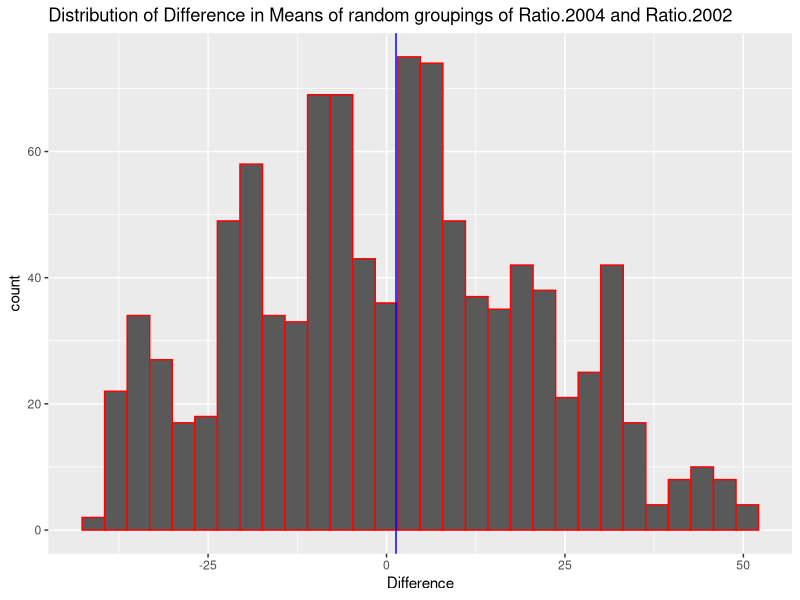
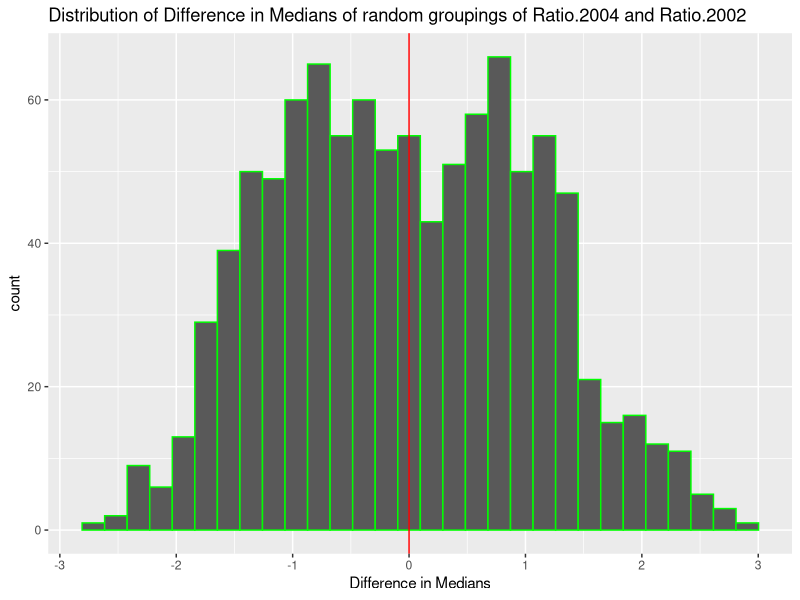
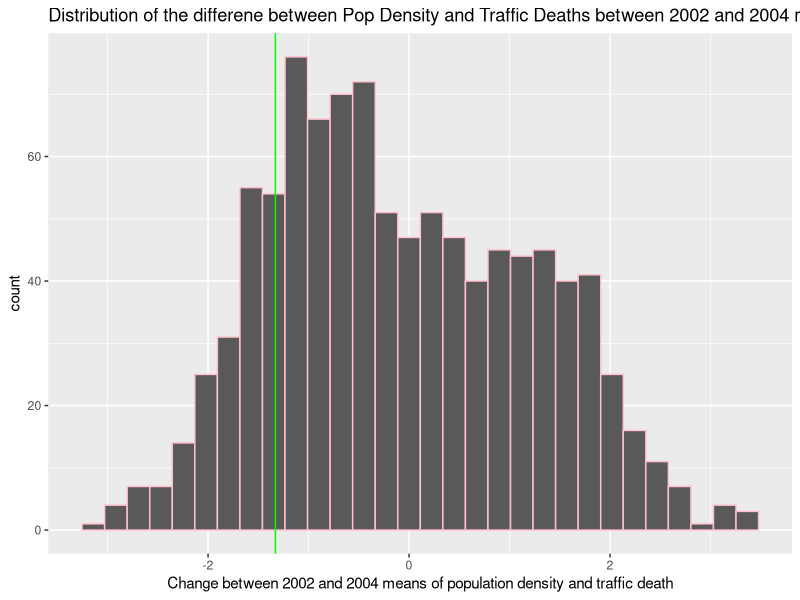

The R script that drew these images, in order:
## ---- chunk 1
knitr::opts_chunk$set(echo = FALSE, warning = FALSE, message = FALSE)
## ---- chunk 2
library(tidyverse)
trafficData <- read_csv("TrafficDeathsPer1000.csv")%>%
  rename(Country = "Traffic mortality per 100,000, age adjusted")
populationDensity <- read_csv("PopulationDensity.csv")%>%
  rename(Country = "Population density (per square km)")

trafficDataReal <- trafficData %>%
  select(Country,`2002`,`2004`)
trafficDataReal$`2002` <- as.numeric(trafficDataReal$`2002`)
trafficDataReal$`2004` <- as.numeric(trafficDataReal$`2004`)

populationDensityReal <- populationDensity %>%
  select(Country,`2002`,`2004`)
populationDensityReal$`2002` <- as.numeric(populationDensityReal$`2002`)
populationDensityReal$`2004` <- as.numeric(populationDensityReal$`2004`)


mergedData <- trafficDataReal %>%
  inner_join(populationDensityReal, by = "Country", suffix = c(".trafficDeath",".popDensity"))

mergedDataReal <- na.omit(mergedData)
## ---- chunk 3

trafficDataAdam <- na.omit(trafficDataReal) %>%
  select(`2002`,`2004`)
  
as_tibble(trafficDataAdam)%>%
  map_dbl(mean)
## ---- chunk 4
mergedDataAdam <- mergedDataReal %>%
  select(2:5)

myColSummary <- function(df,myFun){
  myOut <- vector("double", length(df))
  for(i in seq(df)){
    myOut[i] <- myFun(df[[i]])
  }
  return(myOut)
}
myColSummary(mergedDataAdam,mean)
myColSummary(mergedDataAdam,sd)

## ---- chunk 5
AdamData <- mergedDataReal %>%
  mutate(Ratio.2002 = `2002.popDensity` / `2002.trafficDeath`, 
         Ratio.2004 = `2004.popDensity` / `2004.trafficDeath`)
#higher the ratio, lower the traffic deaths relative to population density

mean2002 <- AdamData %>%
  select(Ratio.2002)%>%
  summarise(mean = mean(Ratio.2002))
mean2004 <- AdamData %>%
  select(Ratio.2004)%>%
  summarise(mean = mean(Ratio.2004))

differenceActual = mean2004 - mean2002

testData <- AdamData %>%
  select(Ratio.2002, Ratio.2004)

combined <- c(testData$Ratio.2002, testData$Ratio.2004)

permutationAdam <- function(perms = 1000, values, n1)
{
  outputMean <- vector("double", perms)
  for (i in c(1:perms))
  {
    # Randomly separate vector "values" into disjoint 
    # groups of size "n1" and "length(values) - n1" respectively
    
    vector1 <- sample(values, n1)
    vector2 <- setdiff(values, vector1)

    # Compute the sample means for the two groups from 
    firstMean <- mean(vector1)
    secondMean <- mean(vector2)
    
    # Compute the difference in sample means
    meanDifference <- firstMean - secondMean
    
    outputMean[i] <- meanDifference
  }
  # Return new updated vector, created in step 1
  return(outputMean)
}

resultAdam <- permutationAdam(1000,combined,150)

ggplot()+
  geom_histogram(aes(x=resultAdam), col = "red")+
  geom_vline(xintercept = 1.33, col = "blue")+
  labs(title="Distribution of Difference in Means of random groupings of Ratio.2004 and Ratio.2002")+
  xlab("Difference")

percentileData <- sum(resultAdam<1.33)/1000
percentileData
## ---- chunk 6

TrafficRichard <- na.omit(trafficDataReal) %>%
  select(`2002`,`2004`)

as_tibble(TrafficRichard)%>%
  map_dbl(median)
## ---- chunk 7
mergedRichardData <- mergedDataReal %>%
  select(2:5)

myColSummary <- function(df,myFun){
  myOut <- vector("double", length(df))
  for(i in seq(df)){
    myOut[i] <- myFun(df[[i]])
  }
  return(myOut)
}
myColSummary(mergedRichardData,median)
myColSummary(mergedRichardData,sd)

## ---- chunk 8
RichardData <- mergedDataReal %>%
mutate(Ratio.2002 = `2002.popDensity` / `2002.trafficDeath`, 
Ratio.2004 = `2004.popDensity` / `2004.trafficDeath`)
#higher the ratio, lower the traffic deaths relative to population density

median2002 <- RichardData %>%
select(Ratio.2002)%>%
summarise(median = median(Ratio.2002))
median2004 <- RichardData %>%
select(Ratio.2004)%>%
summarise(median = median(Ratio.2004))

differenceActual = median2004 - median2002

RichardTestData <- RichardData %>%
select(Ratio.2002, Ratio.2004)

combined <- c(RichardTestData$Ratio.2002, RichardTestData$Ratio.2004)

permutationRichard <- function(perms = 1000, values, n1)
{
  outputMedian <- vector("double", perms)
  for (i in c(1:perms))
  {
  # Randomly separate vector "values" into disjoint 
  # groups of size "n1" and "length(values) - n1" respectively
  
  vector1 <- sample(values, n1)
  vector2 <- setdiff(values, vector1)
  
  # Compute the sample means for the two groups from 
  firstMedian <- median(vector1)
  secondMedian <- median(vector2)
  
  # Compute the difference in sample means
  medianDifference <- firstMedian - secondMedian
  
  outputMedian[i] <- medianDifference
  }
  # Return new updated vector, created in step 1
  return(outputMedian)
}

resultRichard <- permutationRichard(1000,combined,150)

ggplot()+
geom_histogram(aes(x=resultRichard), col = "Green")+
geom_vline(xintercept = 0, col = "Red")+
labs(title="Distribution of Difference in Medians of random groupings of Ratio.2004 and Ratio.2002")+
xlab("Difference in Medians")

PercentileRichard <- sum(resultRichard<0)/1000
PercentileRichard
## ---- chunk 9
trafficErin <- na.omit(trafficDataReal) %>%
  select(`2002`,`2004`)

as_tibble(trafficErin)%>%
  map_dbl(mean)
## ---- chunk 10
mergedErin <- mergedDataReal %>%
  select(2:5)

myColSummary <- function(df,myFun){
  myOut <- vector("double", length(df))
  for(i in seq(df)){
    myOut[i] <- myFun(df[[i]])
  }
  return(myOut)
}
myColSummary(mergedErin,mean)
myColSummary(mergedErin,sd)

## ---- chunk 11
ErinData <- mergedDataReal %>%
  mutate(Ratio.diffTraff = `2004.trafficDeath` - `2002.trafficDeath`, Ratio.diffPop = `2004.popDensity` - `2002.popDensity`)
#show if it will increase in pop density and traffic deaths between 2004 and 2002.

differenceTrafficDeath <- ErinData %>%
  select(Ratio.diffTraff)%>%
  summarise(mean = mean(Ratio.diffTraff))
differencePopDensity <- ErinData %>%
  select(Ratio.diffPop)%>%
  summarise(mean = mean(Ratio.diffPop))

differenceActual = differenceTrafficDeath - differencePopDensity
differenceActual

testDataErin <- ErinData %>%
  select(Ratio.diffTraff, Ratio.diffPop)

combinedErin <- c(testDataErin$Ratio.diffTraff, testDataErin$Ratio.diffPop)

permutationErin <- function(perms = 1000, values, n1)
{
  outputMean <- vector("double", perms)
  for (i in c(1:perms))
  {
    # Randomly separate vector "values" into disjoint 
    # groups of size "n1" and "length(values) - n1" respectively
    
    vector1 <- sample(values, n1)
    vector2 <- setdiff(values, vector1)

    # Compute the sample means for the two groups from 
    firstMean <- mean(vector1)
    secondMean <- mean(vector2)
    
    # Compute the difference in sample means
    meanDifference <- firstMean - secondMean
    
    outputMean[i] <- meanDifference
  }
  # Return new updated vector, created in step 1
  return(outputMean)
}

resultErin <- permutationErin(1000,combinedErin,150)

ggplot()+
  geom_histogram(aes(x=resultErin), col = "pink")+
  geom_vline(xintercept = -1.33, col = "green")+
  labs(title="Distribution of the differene between Pop Density and Traffic Deaths between 2002 and 2004 means")+
  xlab("Change between 2002 and 2004 means of population density and traffic death")

percentileDataErin <- sum(resultErin < -1.33)/1000
percentileDataErin
## ---- chunk 12

jazz_traffic <- na.omit(trafficDataReal)%>%
  select('2002','2004')

jazz_new <- jazz_traffic%>%
  map_dbl(max)
jazz_new/5

## ---- chunk 13
merged_jazz <- mergedDataReal %>%
  select(2:5)

myCol_jazz <- function(data, real_funct) {
  
  output <- vector("double", length(data))
  
  for(i in seq.int(data)){
    
    output[i] <- (real_funct(data[[i]])/5)
    
  }
  
  return(output)
  
}

myCol_jazz(merged_jazz,max)
myCol_jazz(merged_jazz,median)



## ---- chunk 14

jazz1 <- mergedDataReal%>%
  filter(`2002.trafficDeath`> 3, `2004.trafficDeath` > 3) 

Jazz_data <- jazz1 %>%
  mutate(Ratio1.2002 = `2002.trafficDeath` / `2002.popDensity`, 
         Ratio1.2004 = `2004.trafficDeath` / `2004.popDensity`)

#higher the ratio, the higher percentage of greater than 3 traffic deaths relative to the population density per 20,000 people

max2002 <- Jazz_data %>%
  select(Ratio1.2002)%>%
  summarise(max_ = max(Ratio1.2002))
max2004 <- Jazz_data %>%
  select(Ratio1.2004)%>%
  summarise(max_1 = max(Ratio1.2004))

difference = max2004 - max2002

testing <- Jazz_data %>%
  select(Ratio1.2002, Ratio1.2004)

combined_data <- c(testing$Ratio1.2002, testing$Ratio1.2004)
combined_data
Jazz_perm <- function(perms = 1000, values, n1)
{
  outputMax <- vector("double", perms)
  for (i in c(1:perms))
  {
    # Randomly separate vector "values" into disjoint 
    # groups of size "n1" and "length(values) - n1" respectively
    
    vector1 <- sample(values, n1)
    vector2 <- setdiff(values, vector1)

    # Compute the sample medians for the two groups from 
    firstMax <- max(vector1)
    secondMax <- max(vector2)
    
    # Compute the difference in sample medians
    maxDifference <- firstMax - secondMax
    
    outputMax[i] <- maxDifference
  }
  # Return new updated vector, created in step 1
  return(outputMax)
}

results <- Jazz_perm(1000,combined_data,100)
results
